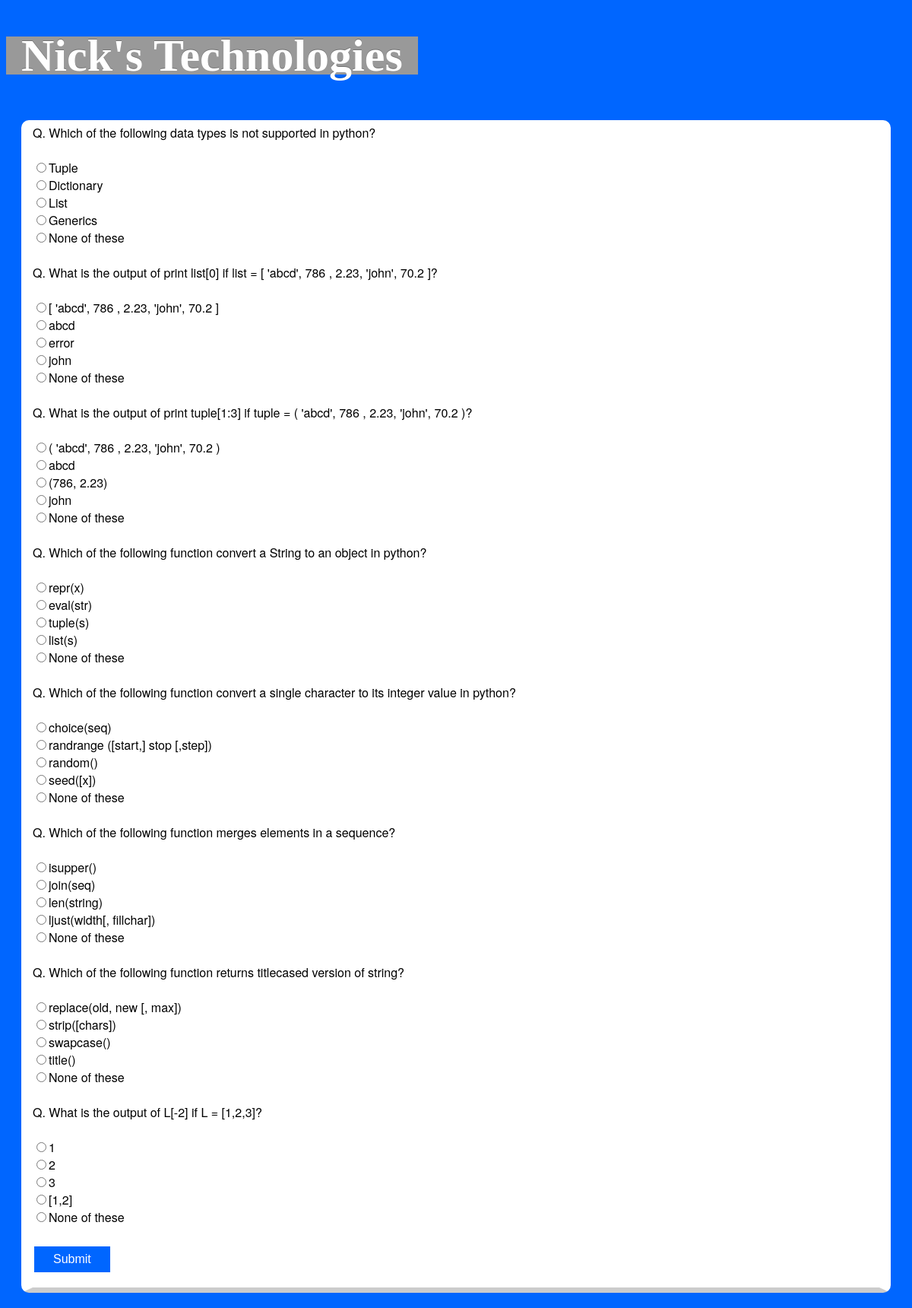
The page / on the database its author committed.
### questionnaire/models.py (models this page shows)
class Questionnaire(models.Model):
    question = models.CharField(max_length = 200)
    choice_one = models.CharField(max_length = 200)
    choice_two = models.CharField(max_length = 200)
    choice_three = models.CharField(max_length = 200)
    choice_four = models.CharField(max_length = 200)
    choice_five = models.CharField(max_length = 200)
    answer = models.CharField(max_length = 200)

### questionnaire/views.py (the view)
# urls.py: url(r'^$', views.questionnaire, name='questionnaire'),
def questionnaire(request):
	questions = Questionnaire.objects.all()
	context = {'questions':questions}
	return render(request, 'questionnaire.html', context)

### questionnaire/templates/questionnaire.html (shortened to what this page needs)
<html>
<head>
</head>
{% load static %}
  <link rel="stylesheet" type="text/css" href={% static 'questionnaire/questionnaire.css' %}/>
<h1 class = heading> Nick's Technologies</h1>
<body style="background-color:#0066ff;">
 <div class = 'questionnaire'>
    {% for question in questions %}
<form action= 'answers/' method = "POST" >
	<div class = 'question'>Q. {{ question.question }} </div><br>
<div id= "choices" class='select'>
    <input type = "radio" name="{{question.question}}" value="{{question.choice_one}}">{{question.choice_one}}<br>
    <input type = "radio" name="{{question.question}}" value="{{question.choice_two}}">{{question.choice_two}}<br>
    <input type = "radio" name="{{question.question}}" value="{{question.choice_three}}">{{question.choice_three}}<br>
    <input type = "radio" name="{{question.question}}" value="{{question.choice_four}}">{{question.choice_four}}<br>
    <input type = "radio" name="{{question.question}}" value="{{question.choice_five}}">{{question.choice_five}}<br>
 </div>
     <br>
    {% endfor %}
    <input type="submit" class="submit" id="submit" value="Submit"/>
    </div>
     </body>
</html>

### questionnaire/static/questionnaire/questionnaire.css (style rules this page uses)
.questionnaire { padding-top: 5px; margin-bottom: 0; margin-left: 100px margin-top:20px; background-color: white; font-family: "Helvetica Neue", Helvetica, Arial, sans-serif; border-right: 15px solid transparent; border-bottom: 7px solid #ccc; border-left: 15px solid transparent; border-bottom-color: rgba(0, 0, 0, 0.2); border-radius: 10px; margin: 20px; }
.submit { background-color: #0066ff; border: none; color: white; padding: 8px 25px; text-align: center; text-decoration: none; display: inline-block; font-size: 16px; margin: 4px 2px; cursor: pointer; }
.heading { display: inline-block; padding: 10px 20px; font-size: 60px; font-weight: bold; line-height: 30px; color: #ffffff; text-shadow: 0 -1px 0 rgba(0, 0, 0, 0.25); white-space: nowrap; vertical-align: baseline; align-content: center; background-color: #999999; }

### rows shown on the page
Questionnaire: question "Which of the following data types is not supported in python?", choice_one "Tuple", choice_two "Dictionary", choice_three "List", choice_four "Generics", choice_five "None of these"
Questionnaire: question "What is the output of print list[0] if list = [ 'abcd', 786 , 2.23, 'john', 70.2 ]?", choice_one "[ 'abcd', 786 , 2.23, 'john', 70.2 ]", choice_two "abcd", choice_three "error", choice_four "john", choice_five "None of these"
Questionnaire: question "What is the output of print tuple[1:3] if tuple = ( 'abcd', 786 , 2.23, 'john', 70.2 )?", choice_one "( 'abcd', 786 , 2.23, 'john', 70.2 )", choice_two "abcd", choice_three "(786, 2.23)", choice_four "john", choice_five "None of these"
Questionnaire: question "Which of the following function convert a String to an object in python?", choice_one "repr(x)", choice_two "eval(str)", choice_three "tuple(s)", choice_four "list(s)", choice_five "None of these"
Questionnaire: question "Which of the following function convert a single character to its integer value in python?", choice_one "choice(seq)", choice_two "randrange ([start,] stop [,step])", choice_three "random()", choice_four "seed([x])", choice_five "None of these"
Questionnaire: question "Which of the following function merges elements in a sequence?", choice_one "isupper()", choice_two "join(seq)", choice_three "len(string)", choice_four "ljust(width[, fillchar])", choice_five "None of these"
Questionnaire: question "Which of the following function returns titlecased version of string?", choice_one "replace(old, new [, max])", choice_two "strip([chars])", choice_three "swapcase()", choice_four "title()", choice_five "None of these"
Questionnaire: question "What is the output of L[-2] if L = [1,2,3]?", choice_one "1", choice_two "2", choice_three "3", choice_four "[1,2]", choice_five "None of these"
